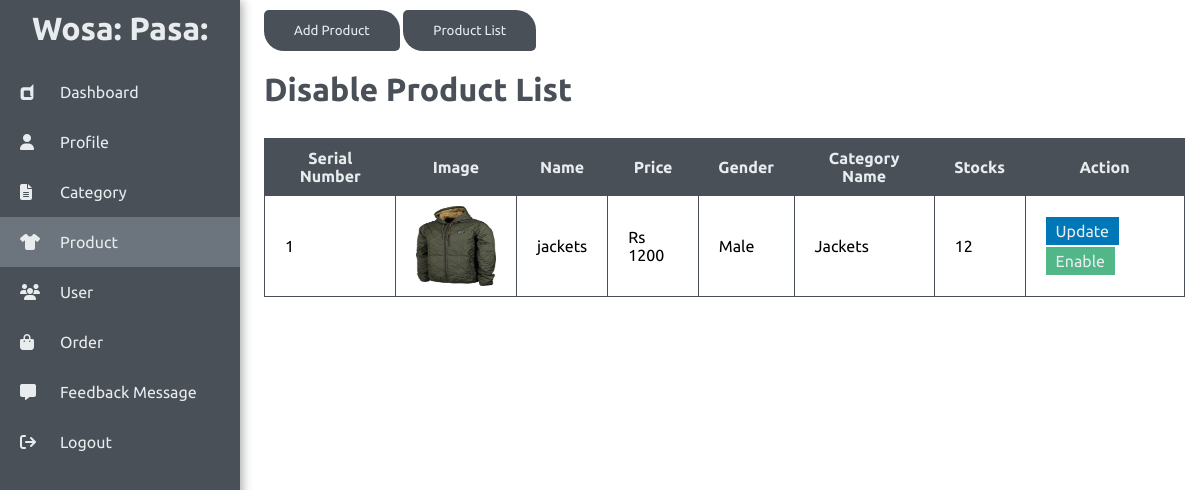
The app's page /wosapasa/admin/disableProduct.php (signed in) with its own data.
### tables this page shows
CREATE TABLE `products` (
  `product_id` int NOT NULL AUTO_INCREMENT,
  `title` varchar(255) NOT NULL,
  `description` text NOT NULL,
  `image` varchar(255) NOT NULL,
  `c_id` int NOT NULL,
  `price` int NOT NULL,
  `gender` varchar(10) NOT NULL,
  `number_of_stock` int NOT NULL,
  `keyword` varchar(255) DEFAULT NULL,
  `active_status` tinyint(1) NOT NULL,
  PRIMARY KEY (`product_id`),
  KEY `c_id` (`c_id`),
  CONSTRAINT `products_ibfk_1` FOREIGN KEY (`c_id`) REFERENCES `categories` (`c_id`)
);

CREATE TABLE `categories` (
  `c_id` int NOT NULL AUTO_INCREMENT,
  `name` varchar(255) NOT NULL,
  `status` tinyint(1) NOT NULL DEFAULT '1',
  PRIMARY KEY (`c_id`),
  UNIQUE KEY `name` (`name`)
);

### wosapasa/admin/disableProduct.php (the view, shortened to what this page needs)
<?php
    require_once 'checkadmin.php';
    require_once "../config/utility.php";
?>
<!DOCTYPE html>
<html lang="en">
<head>
    <?php require_once 'head.php' ?>
</head>
<body>
    <div class="main_container">
        <?php
        require_once 'admin_nav.php'; ?>
        <div class="container">
            <input type="button" onclick="window.location.href='addProduct.php'" value="Add Product" class="btn">
            <input type="button" onclick="window.location.href='product.php'" value="Product List" class="btn">
            <?php
                    if (!isset ($_GET['page']) ) {
                        $page = 1;
                    } else {
                        $page = $_GET['page'];
                    }
                    $results_per_page =10;
                    $page_first_result = ($page-1) * $results_per_page;
                    $q_product_category = "Select * from products inner join categories on products.c_id = categories.c_id where active_status = 0";
                    $result = mysqli_query($conn,$q_product_category);
                    $number_of_result = mysqli_num_rows($result);
                    $i = $page_first_result+1;
                    $number_of_page = ceil ($number_of_result / $results_per_page);
                    if($page==1 && $number_of_page==0){
                        echo "
                            <div class='server_error'>
                                No data in Table
                            </div>
                        ";
                    }
                    else if($page >$number_of_page){
                        echo "
                            <div class='server_error'>
                                Invalid Page number
                            </div>
                        ";
                    }else{
                        $q_pag_product_category = "Select * from products inner join categories on products.c_id = categories.c_id where active_status = 0 LIMIT ".$page_first_result . ',' . $results_per_page;
                        $result = mysqli_query($conn, $q_pag_product_category);
                        if($number_of_result!=0){
                ?>
            <h1 class="header">Disable Product List</h1>
            <table>
                <tr>
                    <th>Serial Number</th>
                    <th>Image</th>
                    <th>Name</th>
                    <th>Price</th>
                    <th>Gender</th>
                    <th>Category Name</th>
                    <th>Stocks</th>
                    <th>Action</th>
                </tr>
                <?php
                    while($product = mysqli_fetch_assoc($result)){
                        ?>
                <tr>
                    <td><?= $i ?></td>
                    <td><img src="/assets/image/upload/<?= $product['image']?>" alt="<?= $product['image']?>"></td>
                    <td><?= $product['title'] ?></td>
                    <td>Rs <?= $product['price']?></td>
                    <td><?= $product['gender']?></td>
                    <td><?= $product['name'] ?></td>
                    <td><?= $product['number_of_stock']?></td>
                    <td>
                        <a class="primary_btn" href="updateProduct.php?id=<?= $product['product_id'] ?>">Update</a>
                        <a class="success_btn" href="disableEnableProduct.php?id=<?= $product['product_id'] ?>">Enable</a>
                    </td>
                </tr>
                <?php
                    $i++;
                        }
                ?>
            </table>
            <?php
                }else{
                    echo "<br>";
                    echo "No Product Found";
                }
            }
            ?>
        </div>
    </div>
</body>
</html>

### wosapasa/assets/css/admin.css (style rules this page uses)
* { padding: 0; margin: 0; font-family: 'Ubuntu', sans-serif; }
.main_container { display: flex; width: 100%; position: relative; }
.container { margin-left: 22%; margin-right: 15px; width: 80%; text-align: justify; min-height: 100vh; }
.header { margin: 10px auto; color: #495057; }
table, tr, th, td { border: 1px solid #495057; border-collapse: collapse; }
th, td { padding: 10px 20px; max-width: 450px; word-wrap: break-word; }
td img { height: 80px; width: 80px; }
th { background-color: #495057; color: #e9ecef; border: none; text-align: center; }
table { margin: 30px 0px; }
.btn { margin: 10px 0px; background-color: #495057; color: #e9ecef; padding: 13px 30px; border-radius: 5px 20px; border: none; text-decoration: none; }
.success_btn { background-color: #52b788; color: #e9ecef; padding: 5px 10px; text-decoration: none; margin: 20px 0px; line-height: 30px; }
.primary_btn { background-color: #0077b6; color: #e9ecef; padding: 5px 10px; text-decoration: none; margin: 20px 0px; line-height: 30px; }

### records on screen
products: image (picture), title "jackets", price "1200", gender "Male", c.name "Jackets", number_of_stock "12"
